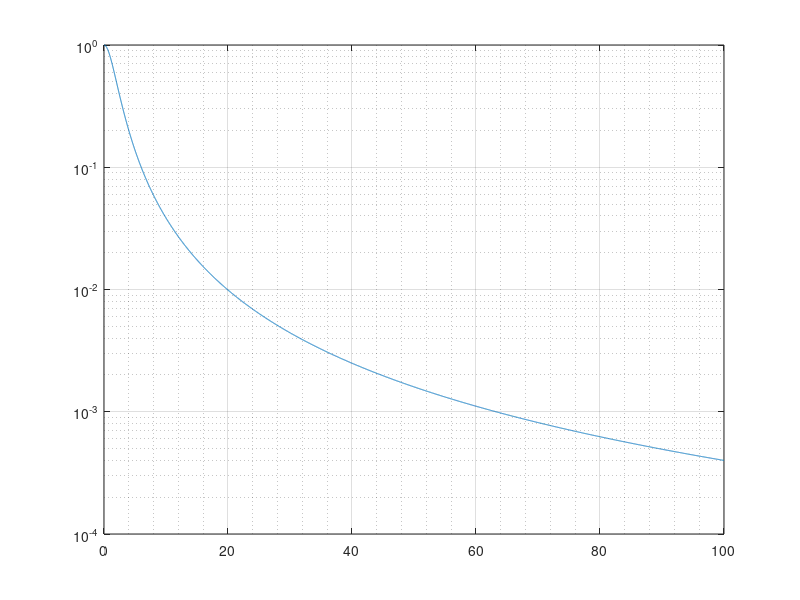

Recreate this plot in MATLAB.
% example4.m
% MATLAB example 4 - trickier plot
%---------------------------------------------------------------

%---------------------------------------------------------------
clear all
close all
%---------------------------------------------------------------

%---------------------------------------------------------------
f = 0:0.01:100;
g = 1./(1 + (f/2).^2);
%---------------------------------------------------------------

%---------------------------------------------------------------
figure(1);
clf
plot(f, g);
grid('on');
%---------------------------------------------------------------

%---------------------------------------------------------------
pause
disp('Setting horizontal scale to logarithmic');
set(gca, 'xscale', 'log');
grid('on');
%---------------------------------------------------------------

%---------------------------------------------------------------
pause
disp('Setting vertical scale to logarithmic');
set(gca, 'xscale', 'linear');
set(gca, 'yscale', 'log');
grid('on');
%---------------------------------------------------------------
